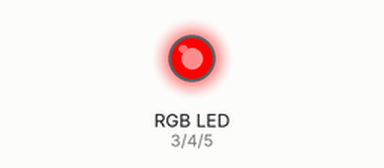
Simulated run of this sketch. Board: Arduino Uno, built with avr-gcc and run on an emulated ATmega328P. On the bench: an RGB LED mixed from three pins (HIGH = lit).

Above: at 0.1 s.
At 0.7 s:
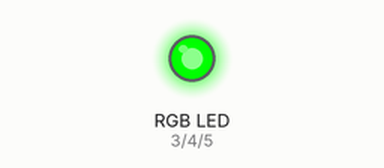
Timing chart, 0 to 2.2 s (numbered marks = the images above):
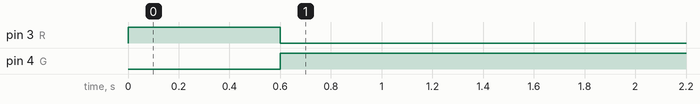

Measured:
- by itself, pin 3 (R): LOW → HIGH at 0.00 s, → LOW 0.60 s later
- by itself, pin 4 (G): LOW → HIGH at 0.60 s

The sketch:

Switch_RGB.ino
```cpp
/* Arduino: Switch color of RGB led with a button. */

int R = 3;
int G = 4;
int B = 5;

int IN = 3;

int current = 0;

int rgb[] = { R, G, B };

void setup() {
  pinMode(IN, INPUT);
  pinMode(R, OUTPUT);
  pinMode(G, OUTPUT);
  pinMode(B, OUTPUT);
  Serial.begin(9600);
}

void loop() {
  if(digitalRead(IN) == HIGH) {
    current++;
    current = current == 3 ? 0 : current;
    delay(500);
  }
  digitalWrite(R, LOW);
  digitalWrite(G, LOW);
  digitalWrite(B, LOW);
  digitalWrite(rgb[current], HIGH);
  delay(100);
}
```
